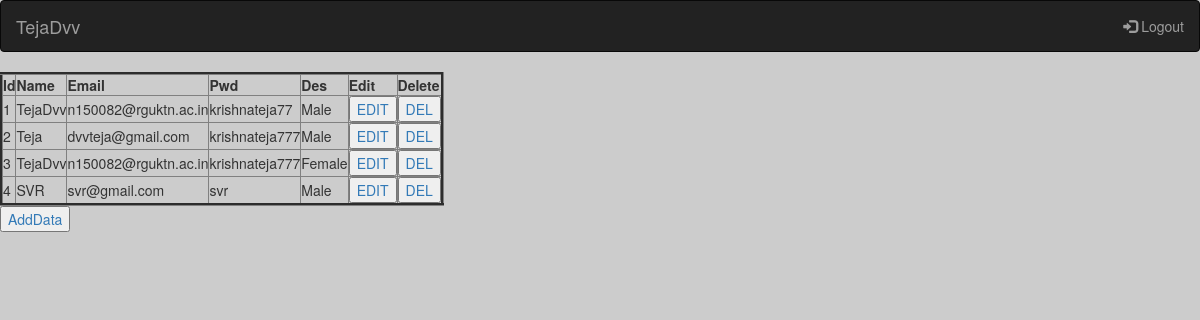
/show (signed in), run on the app's committed database.
### db.py (models this page shows)
class Register(Base):
	__tablename__='register'
	id =Column(Integer,primary_key=True)
	name=Column(String(30))
	email=Column(String(40))
	pwd=Column(String(20))
	des=Column(String(30))

### sql_modify.py (the view)
@app.route('/show')
def showData():
	data=session.query(Register).all()
	return render_template('show.html',data=data)

### sql_modify.py (called while the page is built)
@login_manager.user_loader
def load_user(user_id):
	return session.query(User).get(int(user_id))

### templates/show.html (shortened to what this page needs)
<!DOCTYPE html>
<html>
<head>
  <link rel="stylesheet" href="https://maxcdn.bootstrapcdn.com/bootstrap/3.4.0/css/bootstrap.min.css">
</head>
<body>
	{% if current_user.is_authenticated%}
<nav class="navbar navbar-inverse">
  <div class="container-fluid">
    <div class="navbar-header">
      <a class="navbar-brand" href="#">TejaDvv</a>
    </div>
    <ul class="nav navbar-nav navbar-right">
      <li><a href="{{url_for('logout')}}"><span class="glyphicon glyphicon-log-in"></span> Logout</a></li>
    </ul>
  </div>
</nav>
<table border=3>
	<tr>
		<th>Id</th>
		<th>Name</th>
		<th>Email</th>
		<th>Pwd</th>
		<th>Des</th>
		<th>Edit</th>
		<th>Delete</th>
	</tr>
	{% for i in data %}
	<tr>
		<td>{{i.id}}</td>
		<td>{{i.name}}</td>
		<td>{{i.email}}</td>
		<td>{{i.pwd}}</td>
		<td>{{i.des}}</td>
		<td><button><a href="{{url_for('edit_data',register_id=i.id)}}">EDIT</a></button></td>
		<td><button><a href="{{url_for('delete',del_id=i.id)}}">DEL</a></button></td>
	</tr>
	{%endfor%}
</table>
<button><a href="{{url_for('add_data')}}">AddData</a></button>
{%endif%}
</body>
</html>

### templates/show.html (style rules this page uses)
body { background-color: #cccccc; }

### data on the page
Register: id "1", name "TejaDvv", email "n150082@rguktn.ac.in", pwd "krishnateja77", des "Male"
Register: id "2", name "Teja", email "dvvteja@gmail.com", pwd "krishnateja777", des "Male"
Register: id "3", name "TejaDvv", email "n150082@rguktn.ac.in", pwd "krishnateja777", des "Female"
Register: id "4", name "SVR", email "svr@gmail.com", pwd "svr", des "Male"
